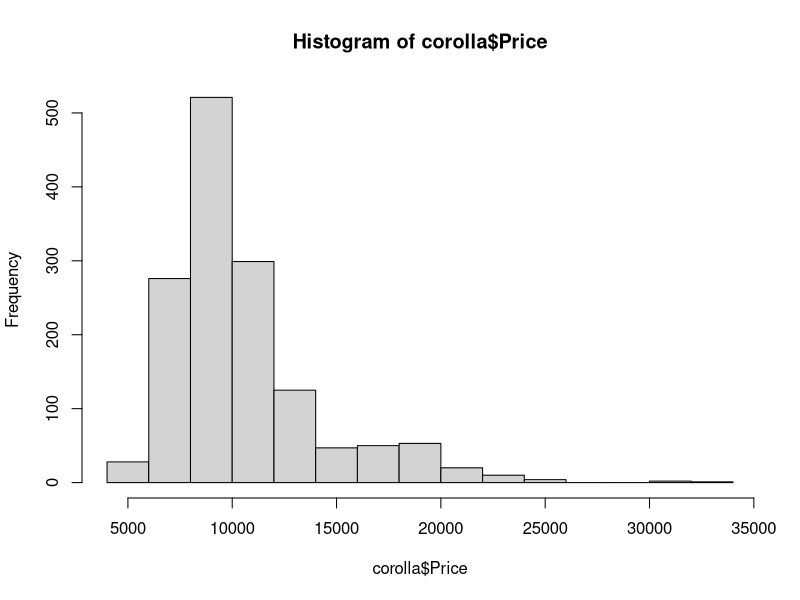
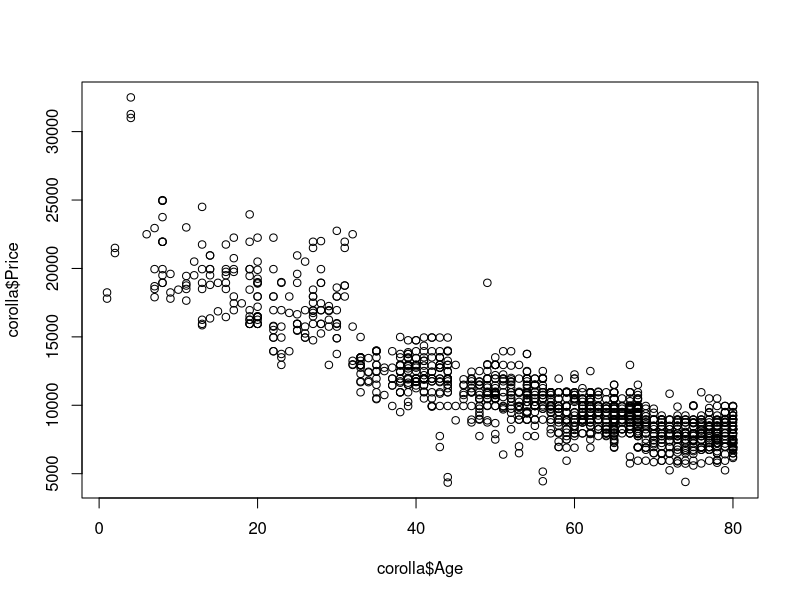
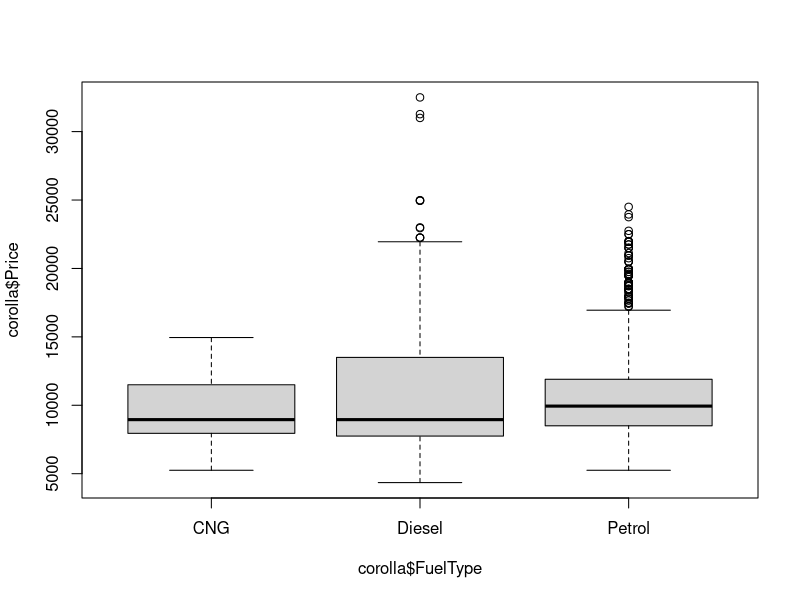
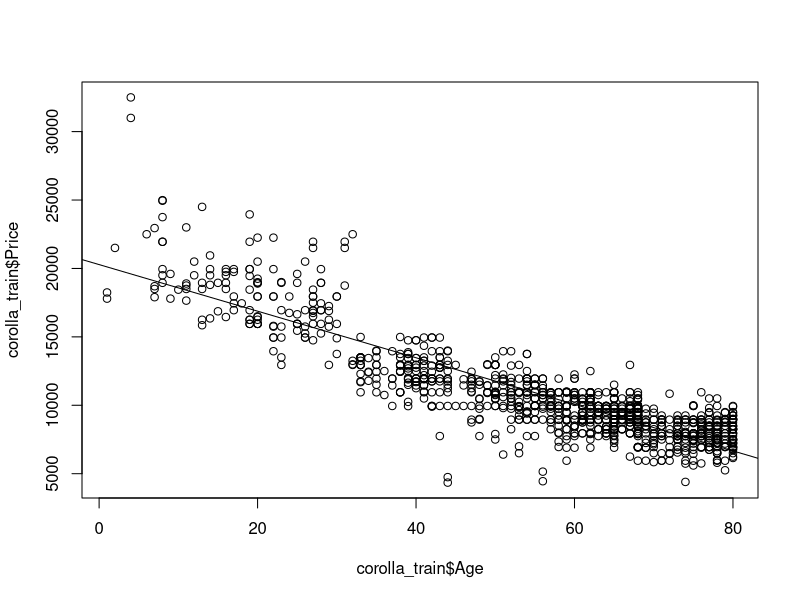
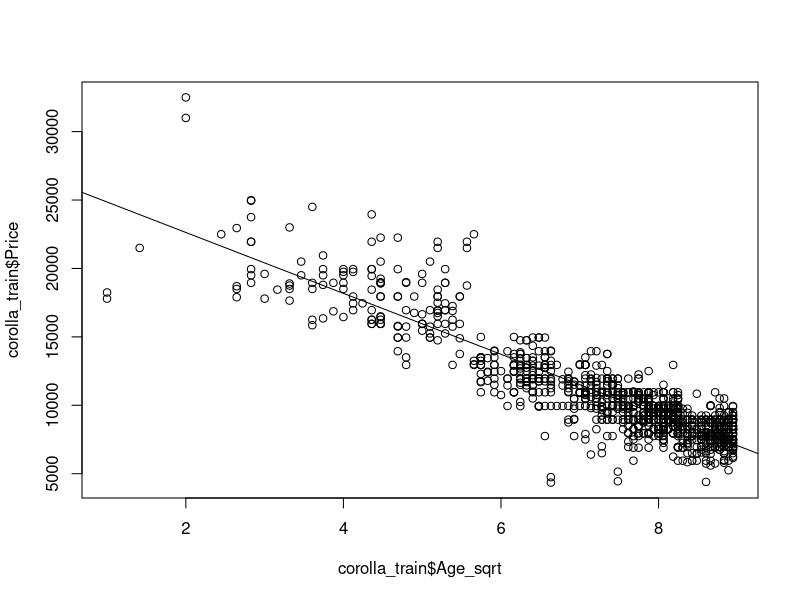
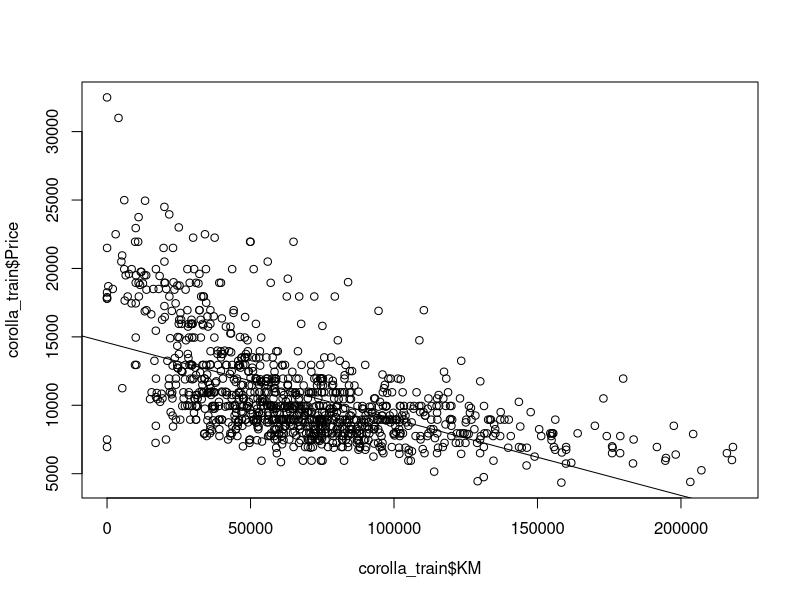
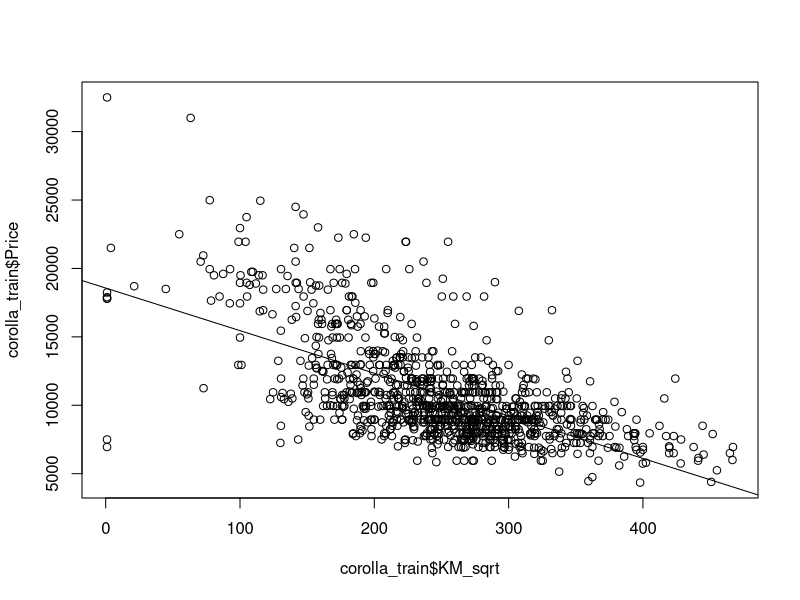

R code for these plots, in order:
#Question 1
corolla = read.csv('ToyotaCorolla.csv')
View(corolla)
hist(corolla$Price)
plot(corolla$Age, corolla$Price)
boxplot(corolla$Price ~ corolla$FuelType)

set.seed(12345)
corolla = corolla[sample(1:dim(corolla)[1]),]
corolla_train = corolla[1:1077,]
corolla_test = corolla[1078:1436,]

#Question2
lm_corolla = lm(Price ~ Age, data=corolla_train)
plot(corolla_train$Age, corolla_train$Price)
abline(lm_corolla)
summary(lm_corolla)
#Hand Calculation for 12month
y = -170.21*12 + 20280.20
y
#Predicting
predict(lm_corolla, data.frame(Age=c(12,24,120)), interval = "prediction")
#Hand calculatio and 12 month predict are close but not exact 
#since hand calculation doesn't include past two decimal places
corolla_test_preds = predict(lm_corolla, corolla_test)
rmse = sqrt(mean((corolla_test_preds - corolla_test$Price)^2))
rmse

#Question3
corolla_train$Age_sqrt = sqrt(corolla_train$Age)
corolla_test$Age_sqrt = sqrt(corolla_test$Age)
View(corolla_train)

lm_corolla = lm(Price ~ Age_sqrt, data=corolla_train)
plot(corolla_train$Age_sqrt, corolla_train$Price)
abline(lm_corolla)
summary(lm_corolla)
predict(lm_corolla, data.frame(Age_sqrt=c(sqrt(12))), interval = "prediction")
corolla_test_preds = predict(lm_corolla, corolla_test)
rmse = sqrt(mean((corolla_test_preds - corolla_test$Price)^2))
rmse

#Question4
lm_corolla = lm(Price ~ KM, data=corolla_train)
plot(corolla_train$KM, corolla_train$Price)
abline(lm_corolla)
summary(lm_corolla)
y = -.05584*50000 + 14577
y
predict(lm_corolla, data.frame(KM=c(100000)))
predict(lm_corolla, data.frame(KM=c(100000)), interval = "prediction")
corolla_test_preds = predict(lm_corolla, corolla_test)
rmse = sqrt(mean((corolla_test_preds - corolla_test$Price)^2))
rmse

#Question5
corolla_train$KM_sqrt = sqrt(corolla_train$KM)
corolla_test$KM_sqrt = sqrt(corolla_test$KM)
View(corolla_train)

lm_corolla = lm(Price ~ KM_sqrt, data=corolla_train)
plot(corolla_train$KM_sqrt, corolla_train$Price)
abline(lm_corolla)
summary(lm_corolla)
y = -31.13*100 + 18565.41
y
predict(lm_corolla, data.frame(KM_sqrt=c(100)), interval = "prediction")
corolla_test_preds = predict(lm_corolla, corolla_test)
rmse = sqrt(mean((corolla_test_preds - corolla_test$Price)^2))
rmse
